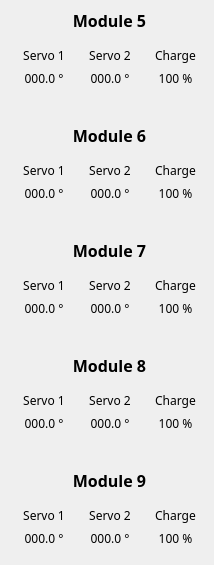
                  <widget class="QWidget" name="commandWidget_2" native="true">
                   <layout class="QVBoxLayout" name="commandWidgetVerticalLayout_2">
                    <property name="spacing">
                     <number>10</number>
                    </property>
                    <property name="leftMargin">
                     <number>5</number>
                    </property>
                    <property name="topMargin">
                     <number>0</number>
                    </property>
                    <property name="rightMargin">
                     <number>0</number>
                    </property>
                    <property name="bottomMargin">
                     <number>0</number>
                    </property>
                    <item>
                     <widget class="QWidget" name="module5_widget" native="true">
                      <layout class="QVBoxLayout" name="verticalLayout_7">
                       <item>
                        <widget class="QLabel" name="titre_module5_label">
                         <property name="font">
                          <font>
                           <family>Rubik</family>
                           <pointsize>12</pointsize>
                           <weight>75</weight>
                           <bold>true</bold>
                          </font>
                         </property>
                         <property name="text">
                          <string>Module 5</string>
                         </property>
                         <property name="alignment">
                          <set>Qt::AlignCenter</set>
                         </property>
                        </widget>
                       </item>
                       <item>
                        <layout class="QHBoxLayout" name="horizontalLayout_module5">
                         <item>
                          <widget class="QWidget" name="servo1_5_widget" native="true">
                           <layout class="QVBoxLayout" name="verticalLayout_8">
                            <item>
                             <widget class="QLabel" name="titre_servo1_5_label">
                              <property name="font">
                               <font>
                                <family>Rubik</family>
                               </font>
                              </property>
                              <property name="text">
                               <string>Servo 1</string>
                              </property>
                              <property name="alignment">
                               <set>Qt::AlignCenter</set>
                              </property>
                             </widget>
                            </item>
                            <item>
                             <widget class="QLabel" name="valeur_servo1_5_label">
                              <property name="font">
                               <font>
                                <family>Rubik</family>
                               </font>
                              </property>
                              <property name="text">
                               <string>000.0 °</string>
                              </property>
                              <property name="alignment">
                               <set>Qt::AlignCenter</set>
                              </property>
                             </widget>
                            </item>
                           </layout>
                          </widget>
                         </item>
                         <item>
                          <widget class="QWidget" name="servo2_5_widget" native="true">
                           <layout class="QVBoxLayout" name="verticalLayout_9">
                            <item>
                             <widget class="QLabel" name="titre_servo2_5_label">
                              <property name="font">
                               <font>
                                <family>Rubik</family>
                               </font>
                              </property>
                              <property name="text">
                               <string>Servo 2</string>
                              </property>
                              <property name="alignment">
                               <set>Qt::AlignCenter</set>
                              </property>
                             </widget>
                            </item>
                            <item>
                             <widget class="QLabel" name="valeur_servo2_5_label">
                              <property name="font">
                               <font>
                                <family>Rubik</family>
                               </font>
                              </property>
                              <property name="text">
                               <string>000.0 °</string>
                              </property>
                              <property name="alignment">
                               <set>Qt::AlignCenter</set>
                              </property>
                             </widget>
                            </item>
                           </layout>
                          </widget>
                         </item>
                         <item>
                          <widget class="QWidget" name="charge5_widget" native="true">
                           <layout class="QVBoxLayout" name="verticalLayout_10">
                            <item>
                             <widget class="QLabel" name="titre_charge5_label">
                              <property name="font">
                               <font>
                                <family>Rubik</family>
                               </font>
                              </property>
                              <property name="text">
                               <string>Charge</string>
                              </property>
                              <property name="alignment">
                               <set>Qt::AlignCenter</set>
                              </property>
                             </widget>
                            </item>
                            <item>
                             <widget class="QLabel" name="valeur_charge5_label">
                              <property name="font">
                               <font>
                                <family>Rubik</family>
                               </font>
                              </property>
                              <property name="text">
                               <string>100 %</string>
                              </property>
                              <property name="alignment">
                               <set>Qt::AlignCenter</set>
                              </property>
                             </widget>
                            </item>
                           </layout>
                          </widget>
                         </item>
                        </layout>
                       </item>
                      </layout>
                     </widget>
                    </item>
                    <item>
                     <widget class="QWidget" name="module6_widget" native="true">
                      <layout class="QVBoxLayout" name="verticalLayout_15">
                       <item>
                        <widget class="QLabel" name="titre_module1_label_2">
                         <property name="font">
                          <font>
                           <family>Rubik</family>
                           <pointsize>12</pointsize>
                           <weight>75</weight>
                           <bold>true</bold>
                          </font>
                         </property>
                         <property name="text">
                          <string>Module 6</string>
                         </property>
                         <property name="alignment">
                          <set>Qt::AlignCenter</set>
                         </property>
                        </widget>
                       </item>
                       <item>
                        <layout class="QHBoxLayout" name="horizontalLayout_module6">
                         <item>
                          <widget class="QWidget" name="servo1_6_widget" native="true">
                           <layout class="QVBoxLayout" name="verticalLayout_16">
                            <item>
                             <widget class="QLabel" name="titre_servo1_6_label">
                              <property name="font">
                               <font>
                                <family>Rubik</family>
                               </font>
                              </property>
                              <property name="text">
                               <string>Servo 1</string>
                              </property>
                              <property name="alignment">
                               <set>Qt::AlignCenter</set>
                              </property>
                             </widget>
                            </item>
                            <item>
                             <widget class="QLabel" name="valeur_servo1_6_label">
                              <property name="font">
                               <font>
                                <family>Rubik</family>
                               </font>
                              </property>
                              <property name="text">
                               <string>000.0 °</string>
                              </property>
                              <property name="alignment">
                               <set>Qt::AlignCenter</set>
                              </property>
                             </widget>
                            </item>
                           </layout>
                          </widget>
                         </item>
                         <item>
                          <widget class="QWidget" name="servo2_6_widget" native="true">
                           <layout class="QVBoxLayout" name="verticalLayout_17">
                            <item>
                             <widget class="QLabel" name="titre_servo2_6_label">
                              <property name="font">
                               <font>
                                <family>Rubik</family>
                               </font>
                              </property>
                              <property name="text">
                               <string>Servo 2</string>
                              </property>
                              <property name="alignment">
                               <set>Qt::AlignCenter</set>
                              </property>
                             </widget>
                            </item>
                            <item>
                             <widget class="QLabel" name="valeur_servo2_6_label">
                              <property name="font">
                               <font>
                                <family>Rubik</family>
                               </font>
                              </property>
                              <property name="text">
                               <string>000.0 °</string>
                              </property>
                              <property name="alignment">
                               <set>Qt::AlignCenter</set>
                              </property>
                             </widget>
                            </item>
                           </layout>
                          </widget>
                         </item>
                         <item>
                          <widget class="QWidget" name="charge6_widget" native="true">
                           <layout class="QVBoxLayout" name="verticalLayout_30">
                            <item>
                             <widget class="QLabel" name="titre_charge6_label">
                              <property name="font">
                               <font>
                                <family>Rubik</family>
                               </font>
                              </property>
                              <property name="text">
                               <string>Charge</string>
                              </property>
                              <property name="alignment">
                               <set>Qt::AlignCenter</set>
                              </property>
                             </widget>
                            </item>
                            <item>
                             <widget class="QLabel" name="valeur_charge6_label">
                              <property name="font">
                               <font>
                                <family>Rubik</family>
                               </font>
                              </property>
                              <property name="text">
                               <string>100 %</string>
                              </property>
                              <property name="alignment">
                               <set>Qt::AlignCenter</set>
                              </property>
                             </widget>
                            </item>
                           </layout>
                          </widget>
                         </item>
                        </layout>
                       </item>
                      </layout>
                     </widget>
                    </item>
                    <item>
                     <widget class="QWidget" name="module7_widget" native="true">
                      <layout class="QVBoxLayout" name="verticalLayout_31">
                       <item>
                        <widget class="QLabel" name="titre_module2_label_2">
                         <property name="font">
                          <font>
                           <family>Rubik</family>
                           <pointsize>12</pointsize>
                           <weight>75</weight>
                           <bold>true</bold>
                          </font>
                         </property>
                         <property name="text">
                          <string>Module 7</string>
                         </property>
                         <property name="alignment">
                          <set>Qt::AlignCenter</set>
                         </property>
                        </widget>
                       </item>
                       <item>
                        <layout class="QHBoxLayout" name="horizontalLayout_module7">
                         <item>
                          <widget class="QWidget" name="servo1_7_widget" native="true">
                           <layout class="QVBoxLayout" name="verticalLayout_32">
                            <item>
                             <widget class="QLabel" name="titre_servo1_7_label">
                              <property name="font">
                               <font>
                                <family>Rubik</family>
                               </font>
                              </property>
                              <property name="text">
                               <string>Servo 1</string>
                              </property>
                              <property name="alignment">
                               <set>Qt::AlignCenter</set>
                              </property>
                             </widget>
                            </item>
                            <item>
                             <widget class="QLabel" name="valeur_servo1_7_label">
                              <property name="font">
                               <font>
                                <family>Rubik</family>
                               </font>
                              </property>
                              <property name="text">
                               <string>000.0 °</string>
                              </property>
                              <property name="alignment">
                               <set>Qt::AlignCenter</set>
                              </property>
                             </widget>
                            </item>
                           </layout>
                          </widget>
                         </item>
                         <item>
                          <widget class="QWidget" name="servo2_7_widget" native="true">
                           <layout class="QVBoxLayout" name="verticalLayout_33">
                            <item>
                             <widget class="QLabel" name="titre_servo2_7_label">
                              <property name="font">
                               <font>
                                <family>Rubik</family>
                               </font>
                              </property>
                              <property name="text">
                               <string>Servo 2</string>
                              </property>
                              <property name="alignment">
                               <set>Qt::AlignCenter</set>
                              </property>
                             </widget>
                            </item>
                            <item>
                             <widget class="QLabel" name="valeur_servo2_7_label">
                              <property name="font">
                               <font>
                                <family>Rubik</family>
                               </font>
                              </property>
                              <property name="text">
                               <string>000.0 °</string>
                              </property>
                              <property name="alignment">
                               <set>Qt::AlignCenter</set>
                              </property>
                             </widget>
                            </item>
                           </layout>
                          </widget>
                         </item>
                         <item>
                          <widget class="QWidget" name="charge7_widget" native="true">
                           <layout class="QVBoxLayout" name="verticalLayout_34">
                            <item>
                             <widget class="QLabel" name="titre_charge7_label">
                              <property name="font">
                               <font>
                                <family>Rubik</family>
                               </font>
                              </property>
                              <property name="text">
                               <string>Charge</string>
                              </property>
                              <property name="alignment">
                               <set>Qt::AlignCenter</set>
                              </property>
                             </widget>
                            </item>
                            <item>
                             <widget class="QLabel" name="valeur_charge7_label">
                              <property name="font">
                               <font>
                                <family>Rubik</family>
                               </font>
                              </property>
                              <property name="text">
                               <string>100 %</string>
                              </property>
                              <property name="alignment">
                               <set>Qt::AlignCenter</set>
                              </property>
                             </widget>
                            </item>
                           </layout>
                          </widget>
                         </item>
                        </layout>
                       </item>
                      </layout>
                     </widget>
                    </item>
                    <item>
                     <widget class="QWidget" name="module8_widget" native="true">
                      <layout class="QVBoxLayout" name="verticalLayout_35">
                       <item>
                        <widget class="QLabel" name="titre_module3_label_2">
                         <property name="font">
                          <font>
                           <family>Rubik</family>
                           <pointsize>12</pointsize>
                           <weight>75</weight>
                           <bold>true</bold>
                          </font>
                         </property>
                         <property name="text">
                          <string>Module 8</string>
                         </property>
                         <property name="alignment">
                          <set>Qt::AlignCenter</set>
                         </property>
                        </widget>
                       </item>
                       <item>
                        <layout class="QHBoxLayout" name="horizontalLayout_module8">
                         <item>
                          <widget class="QWidget" name="servo1_8_widget" native="true">
                           <layout class="QVBoxLayout" name="verticalLayout_36">
                            <item>
                             <widget class="QLabel" name="titre_servo1_8_label">
                              <property name="font">
                               <font>
                                <family>Rubik</family>
                               </font>
                              </property>
                              <property name="text">
                               <string>Servo 1</string>
                              </property>
                              <property name="alignment">
                               <set>Qt::AlignCenter</set>
                              </property>
                             </widget>
                            </item>
                            <item>
                             <widget class="QLabel" name="valeur_servo1_8_label">
                              <property name="font">
                               <font>
                                <family>Rubik</family>
                               </font>
                              </property>
                              <property name="text">
                               <string>000.0 °</string>
                              </property>
                              <property name="alignment">
                               <set>Qt::AlignCenter</set>
                              </property>
                             </widget>
                            </item>
                           </layout>
                          </widget>
                         </item>
                         <item>
                          <widget class="QWidget" name="servo2_8_widget" native="true">
                           <layout class="QVBoxLayout" name="verticalLayout_37">
                            <item>
                             <widget class="QLabel" name="titre_servo2_8_label">
                              <property name="font">
                               <font>
                                <family>Rubik</family>
                               </font>
                              </property>
                              <property name="text">
                               <string>Servo 2</string>
                              </property>
                              <property name="alignment">
                               <set>Qt::AlignCenter</set>
                              </property>
                             </widget>
                            </item>
                            <item>
                             <widget class="QLabel" name="valeur_servo2_8_label">
                              <property name="font">
                               <font>
                                <family>Rubik</family>
                               </font>
                              </property>
                              <property name="text">
                               <string>000.0 °</string>
                              </property>
                              <property name="alignment">
                               <set>Qt::AlignCenter</set>
                              </property>
                             </widget>
                            </item>
                           </layout>
                          </widget>
                         </item>
                         <item>
                          <widget class="QWidget" name="charge8_widget" native="true">
                           <layout class="QVBoxLayout" name="verticalLayout_38">
                            <item>
                             <widget class="QLabel" name="titre_charge8_label">
                              <property name="font">
                               <font>
                                <family>Rubik</family>
                               </font>
                              </property>
                              <property name="text">
                               <string>Charge</string>
                              </property>
                              <property name="alignment">
                               <set>Qt::AlignCenter</set>
                              </property>
                             </widget>
                            </item>
                            <item>
                             <widget class="QLabel" name="valeur_charge8_label">
                              <property name="font">
                               <font>
                                <family>Rubik</family>
                               </font>
                              </property>
                              <property name="text">
                               <string>100 %</string>
                              </property>
                              <property name="alignment">
                               <set>Qt::AlignCenter</set>
                              </property>
                             </widget>
                            </item>
                           </layout>
                          </widget>
                         </item>
                        </layout>
                       </item>
                      </layout>
                     </widget>
                    </item>
                    <item>
                     <widget class="QWidget" name="module9_widget" native="true">
                      <layout class="QVBoxLayout" name="verticalLayout_39">
                       <item>
                        <widget class="QLabel" name="titre_module4_label_2">
                         <property name="font">
                          <font>
                           <family>Rubik</family>
                           <pointsize>12</pointsize>
                           <weight>75</weight>
                           <bold>true</bold>
                          </font>
                         </property>
                         <property name="text">
                          <string>Module 9</string>
                         </property>
                         <property name="alignment">
                          <set>Qt::AlignCenter</set>
                         </property>
                        </widget>
                       </item>
                       <item>
                        <layout class="QHBoxLayout" name="horizontalLayout_module9">
                         <item>
                          <widget class="QWidget" name="servo1_9_widget" native="true">
                           <layout class="QVBoxLayout" name="verticalLayout_40">
                            <item>
                             <widget class="QLabel" name="titre_servo1_9_label">
                              <property name="font">
                               <font>
                                <family>Rubik</family>
                               </font>
                              </property>
                              <property name="text">
                               <string>Servo 1</string>
                              </property>
                              <property name="alignment">
                               <set>Qt::AlignCenter</set>
                              </property>
                             </widget>
                            </item>
                            <item>
                             <widget class="QLabel" name="valeur_servo1_9_label">
                              <property name="font">
                               <font>
                                <family>Rubik</family>
                               </font>
                              </property>
                              <property name="text">
                               <string>000.0 °</string>
                              </property>
                              <property name="alignment">
                               <set>Qt::AlignCenter</set>
                              </property>
                             </widget>
                            </item>
                           </layout>
                          </widget>
                         </item>
                         <item>
                          <widget class="QWidget" name="servo2_9_widget" native="true">
                           <layout class="QVBoxLayout" name="verticalLayout_41">
                            <item>
                             <widget class="QLabel" name="titre_servo2_9_label">
                              <property name="font">
                               <font>
                                <family>Rubik</family>
                               </font>
                              </property>
                              <property name="text">
                               <string>Servo 2</string>
                              </property>
                              <property name="alignment">
                               <set>Qt::AlignCenter</set>
                              </property>
                             </widget>
                            </item>
                            <item>
                             <widget class="QLabel" name="valeur_servo2_9_label">
                              <property name="font">
                               <font>
                                <family>Rubik</family>
                               </font>
                              </property>
                              <property name="text">
                               <string>000.0 °</string>
                              </property>
                              <property name="alignment">
                               <set>Qt::AlignCenter</set>
                              </property>
                             </widget>
                            </item>
                           </layout>
                          </widget>
                         </item>
                         <item>
                          <widget class="QWidget" name="charge9_widget" native="true">
                           <layout class="QVBoxLayout" name="verticalLayout_42">
                            <item>
                             <widget class="QLabel" name="titre_charge9_label">
                              <property name="font">
                               <font>
                                <family>Rubik</family>
                               </font>
                              </property>
                              <property name="text">
                               <string>Charge</string>
                              </property>
                              <property name="alignment">
                               <set>Qt::AlignCenter</set>
                              </property>
                             </widget>
                            </item>
                            <item>
                             <widget class="QLabel" name="valeur_charge9_label">
                              <property name="font">
                               <font>
                                <family>Rubik</family>
                               </font>
                              </property>
                              <property name="text">
                               <string>100 %</string>
                              </property>
                              <property name="alignment">
                               <set>Qt::AlignCenter</set>
                              </property>
                             </widget>
                            </item>
                           </layout>
                          </widget>
                         </item>
                        </layout>
                       </item>
                      </layout>
                     </widget>
                    </item>
                   </layout>
                  </widget>
